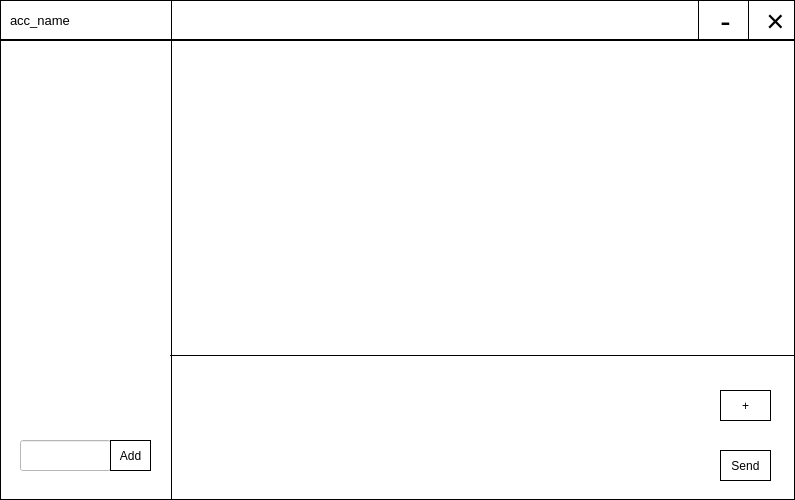
<?xml version="1.0" encoding="UTF-8"?>
<ui version="4.0">
 <class>ChatWindow</class>
 <widget class="QMainWindow" name="ChatWindow">
  <property name="geometry">
   <rect>
    <x>0</x>
    <y>0</y>
    <width>795</width>
    <height>500</height>
   </rect>
  </property>
  <property name="font">
   <font>
    <family>Microsoft YaHei UI</family>
   </font>
  </property>
  <property name="windowTitle">
   <string>MainWindow</string>
  </property>
  <property name="styleSheet">
   <string notr="true"/>
  </property>
  <widget class="QWidget" name="centralwidget">
   <property name="minimumSize">
    <size>
     <width>795</width>
     <height>500</height>
    </size>
   </property>
   <property name="maximumSize">
    <size>
     <width>795</width>
     <height>500</height>
    </size>
   </property>
   <property name="styleSheet">
    <string notr="true">background-color: rgb(255, 255, 255);</string>
   </property>
   <widget class="QLabel" name="windowBorder">
    <property name="geometry">
     <rect>
      <x>0</x>
      <y>39</y>
      <width>795</width>
      <height>461</height>
     </rect>
    </property>
    <property name="frameShape">
     <enum>QFrame::Box</enum>
    </property>
    <property name="text">
     <string/>
    </property>
   </widget>
   <widget class="QLabel" name="label">
    <property name="geometry">
     <rect>
      <x>140</x>
      <y>0</y>
      <width>63</width>
      <height>501</height>
     </rect>
    </property>
    <property name="styleSheet">
     <string notr="true">background-color: rgba(255, 255, 255, 0);</string>
    </property>
    <property name="frameShape">
     <enum>QFrame::VLine</enum>
    </property>
    <property name="text">
     <string/>
    </property>
   </widget>
   <widget class="QLabel" name="label_2">
    <property name="geometry">
     <rect>
      <x>0</x>
      <y>0</y>
      <width>795</width>
      <height>41</height>
     </rect>
    </property>
    <property name="styleSheet">
     <string notr="true">background-color: rgba(255, 255, 255, 0);</string>
    </property>
    <property name="frameShape">
     <enum>QFrame::Box</enum>
    </property>
    <property name="text">
     <string/>
    </property>
   </widget>
   <widget class="QLabel" name="label_3">
    <property name="geometry">
     <rect>
      <x>740</x>
      <y>0</y>
      <width>16</width>
      <height>41</height>
     </rect>
    </property>
    <property name="styleSheet">
     <string notr="true">background-color: rgba(255, 255, 255, 0);</string>
    </property>
    <property name="frameShape">
     <enum>QFrame::VLine</enum>
    </property>
    <property name="text">
     <string/>
    </property>
   </widget>
   <widget class="QLabel" name="label_4">
    <property name="geometry">
     <rect>
      <x>690</x>
      <y>0</y>
      <width>16</width>
      <height>41</height>
     </rect>
    </property>
    <property name="styleSheet">
     <string notr="true">background-color: rgba(255, 255, 255, 0);</string>
    </property>
    <property name="frameShape">
     <enum>QFrame::VLine</enum>
    </property>
    <property name="text">
     <string/>
    </property>
   </widget>
   <widget class="QLabel" name="accName">
    <property name="geometry">
     <rect>
      <x>10</x>
      <y>10</y>
      <width>151</width>
      <height>21</height>
     </rect>
    </property>
    <property name="font">
     <font>
      <family>Microsoft YaHei UI</family>
      <pointsize>10</pointsize>
     </font>
    </property>
    <property name="styleSheet">
     <string notr="true">background-color: rgb(255, 255, 255);
border-radius:10px;
</string>
    </property>
    <property name="text">
     <string>acc_name</string>
    </property>
   </widget>
   <widget class="QLabel" name="label_5">
    <property name="geometry">
     <rect>
      <x>170</x>
      <y>340</y>
      <width>631</width>
      <height>31</height>
     </rect>
    </property>
    <property name="styleSheet">
     <string notr="true">background-color: rgba(255, 255, 255, 0);</string>
    </property>
    <property name="frameShape">
     <enum>QFrame::HLine</enum>
    </property>
    <property name="text">
     <string/>
    </property>
   </widget>
   <widget class="QPlainTextEdit" name="edit_text">
    <property name="geometry">
     <rect>
      <x>180</x>
      <y>370</y>
      <width>531</width>
      <height>111</height>
     </rect>
    </property>
    <property name="font">
     <font>
      <family>Segoe UI</family>
      <pointsize>12</pointsize>
     </font>
    </property>
    <property name="frameShape">
     <enum>QFrame::NoFrame</enum>
    </property>
   </widget>
   <widget class="QLabel" name="friends_list">
    <property name="geometry">
     <rect>
      <x>20</x>
      <y>60</y>
      <width>131</width>
      <height>351</height>
     </rect>
    </property>
    <property name="text">
     <string/>
    </property>
   </widget>
   <widget class="QLineEdit" name="search_friend_edit_text">
    <property name="geometry">
     <rect>
      <x>20</x>
      <y>440</y>
      <width>91</width>
      <height>31</height>
     </rect>
    </property>
   </widget>
   <widget class="QLabel" name="chat_target">
    <property name="geometry">
     <rect>
      <x>210</x>
      <y>10</y>
      <width>451</width>
      <height>21</height>
     </rect>
    </property>
    <property name="font">
     <font>
      <family>Microsoft YaHei UI</family>
      <pointsize>10</pointsize>
     </font>
    </property>
    <property name="styleSheet">
     <string notr="true">background-color: rgb(255, 255, 255);
border-radius:10px;
</string>
    </property>
    <property name="text">
     <string/>
    </property>
    <property name="alignment">
     <set>Qt::AlignCenter</set>
    </property>
   </widget>
   <widget class="QLabel" name="msg_area">
    <property name="geometry">
     <rect>
      <x>230</x>
      <y>70</y>
      <width>501</width>
      <height>231</height>
     </rect>
    </property>
    <property name="frameShape">
     <enum>QFrame::NoFrame</enum>
    </property>
    <property name="text">
     <string/>
    </property>
   </widget>
   <widget class="QPushButton" name="close">
    <property name="geometry">
     <rect>
      <x>750</x>
      <y>0</y>
      <width>51</width>
      <height>41</height>
     </rect>
    </property>
    <property name="font">
     <font>
      <family>Microsoft YaHei UI</family>
      <pointsize>23</pointsize>
      <bold>false</bold>
     </font>
    </property>
    <property name="styleSheet">
     <string notr="true">QPushButton{
	color: rgb(255,255,255);
	padding: 2px;
	background-color:  rgba(255, 255, 255, 0);
	border-color: rgb(0, 0, 0);
	color: rgb(0, 0, 0);
	border-radius: 0px;
}
QPushButton:hover{
	color: rgb(255, 255, 255);
	padding: 2px;
	border-color: white;
	background-color: rgb(0, 0, 0);
}</string>
    </property>
    <property name="text">
     <string>×</string>
    </property>
   </widget>
   <widget class="QPushButton" name="minimize">
    <property name="geometry">
     <rect>
      <x>700</x>
      <y>0</y>
      <width>51</width>
      <height>41</height>
     </rect>
    </property>
    <property name="font">
     <font>
      <family>Microsoft YaHei UI</family>
      <pointsize>23</pointsize>
      <bold>false</bold>
     </font>
    </property>
    <property name="styleSheet">
     <string notr="true">QPushButton{
	color: rgb(255,255,255);
	padding: 2px;
	background-color:  rgba(255, 255, 255, 0);
	border-color: rgb(0, 0, 0);
	color: rgb(0, 0, 0);
	border-radius: 0px;
}
QPushButton:hover{
	color: rgb(255, 255, 255);
	padding: 2px;
	border-color: white;
	background-color: rgb(0, 0, 0);
}</string>
    </property>
    <property name="text">
     <string>-</string>
    </property>
   </widget>
   <widget class="QLabel" name="label_7">
    <property name="geometry">
     <rect>
      <x>720</x>
      <y>450</y>
      <width>51</width>
      <height>31</height>
     </rect>
    </property>
    <property name="frameShape">
     <enum>QFrame::Box</enum>
    </property>
    <property name="text">
     <string/>
    </property>
   </widget>
   <widget class="QPushButton" name="add">
    <property name="geometry">
     <rect>
      <x>110</x>
      <y>440</y>
      <width>41</width>
      <height>31</height>
     </rect>
    </property>
    <property name="font">
     <font>
      <family>Microsoft YaHei UI</family>
      <pointsize>9</pointsize>
      <bold>false</bold>
     </font>
    </property>
    <property name="styleSheet">
     <string notr="true">QPushButton{
	color: rgb(255,255,255);
	padding: 2px;
	background-color:  rgb(255, 255, 255);
	border: 1px solid black;
	color: rgb(0, 0, 0);
}
QPushButton:hover{
	color: rgb(255, 255, 255);
	padding: 2px;
	border-color: black;
	background-color: rgb(0, 0, 0);
}</string>
    </property>
    <property name="text">
     <string>Add</string>
    </property>
   </widget>
   <widget class="QPushButton" name="send">
    <property name="geometry">
     <rect>
      <x>720</x>
      <y>450</y>
      <width>51</width>
      <height>31</height>
     </rect>
    </property>
    <property name="font">
     <font>
      <family>Microsoft YaHei UI</family>
      <pointsize>9</pointsize>
      <bold>false</bold>
     </font>
    </property>
    <property name="styleSheet">
     <string notr="true">QPushButton{
	color: rgb(255,255,255);
	padding: 2px;
	background-color:  rgba(255, 255, 255, 0);
	border-color:black;
	color: rgb(0, 0, 0);
	border-radius: 0px;
}
QPushButton:hover{
	color: rgb(255, 255, 255);
	padding: 2px;
	border-color: black;
	background-color: rgb(0, 0, 0);
}</string>
    </property>
    <property name="text">
     <string>Send</string>
    </property>
   </widget>
   <widget class="QPushButton" name="creategroup">
    <property name="geometry">
     <rect>
      <x>720</x>
      <y>390</y>
      <width>51</width>
      <height>31</height>
     </rect>
    </property>
    <property name="font">
     <font>
      <family>Microsoft YaHei UI</family>
      <bold>false</bold>
     </font>
    </property>
    <property name="styleSheet">
     <string notr="true">QPushButton{
	color: rgb(255,255,255);
	padding: 2px;
	background-color:  rgb(255, 255, 255);
	border: 1px solid black;
	color: rgb(0, 0, 0);
}
QPushButton:hover{
	color: rgb(255, 255, 255);
	padding: 2px;
	border-color: black;
	background-color: rgb(0, 0, 0);
}</string>
    </property>
    <property name="text">
     <string>+</string>
    </property>
   </widget>
  </widget>
 </widget>
 <resources/>
 <connections/>
</ui>
